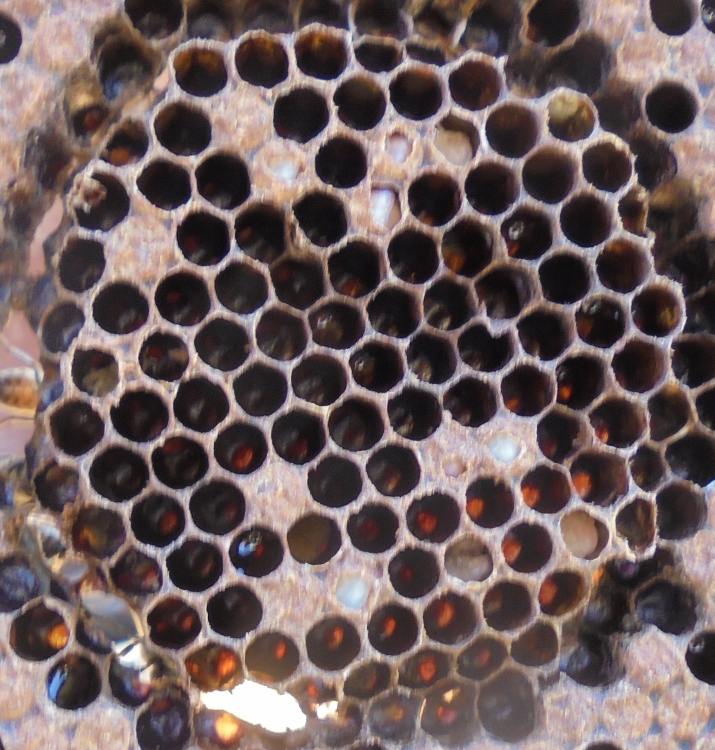
#> input picture Circular_Crop/Data/photos/1.jpg, 2143 x 2250 px (shown at 1/3 size); its folder holds only this picture in this run
$ jupyter execute --allow-errors Comb_Image_Pipeline.ipynb   (shell and % lines are left out)
#> lines starting #> are read from the running program, lines starting #| are printed output that depends on the picture; after the words box and inside, x2 and y2 are one past the last pixel; in counts of white or black regions, pixels touching at a corner belong together
[cell 1]
#Loading libraries
import os
import pickle

import numpy as np
import pandas as pd
import matplotlib.pyplot as plt

import cv2
import staintools
import colorcorrect.algorithm as cca
from colorcorrect.util import from_pil, to_pil
from PIL import Image

[cell 2]
#define function saving and loading pickle
def save_obj(obj, dir_save, file_name ):
    if not os.path.exists(dir_save):
        os.mkdir(dir_save)

    with open(os.path.join(dir_save, file_name + '.pckl'), 'wb') as f:
        pickle.dump(obj, f, pickle.HIGHEST_PROTOCOL)

def load_obj(dir_save, file_name):
    if os.path.exists(os.path.join(dir_save, file_name + '.pckl')):

        with open(os.path.join(dir_save, file_name + '.pckl'), 'rb') as f:
            return pickle.load(f)
    return None

[cell 3]
# setting paths
path = os.getcwd()

experiment = 'Circular_Crop' #name of folder of the experiment. Used 'Circular_Crop', 'DeepBee', 'Internal_Crop'
data_folder = 'Data'
result_folder = 'Results'

root_path = os.path.join(path,experiment)

data_path = os.path.join(root_path,data_folder)
photo_path = os.path.join(root_path,data_folder,'photos')

result_path = os.path.join(root_path,result_folder)

if not os.path.exists(os.path.join(result_path,'resized')):
    os.mkdir(os.path.join(result_path,'resized'))


result_path_objs = os.path.join(result_path, 'objs')
if not os.path.exists(result_path_objs):
    os.mkdir(result_path_objs)
unique_Labels_List = os.listdir(data_path)


data_dir = data_path
os.listdir(root_path)

[cell 4]
# Set Params of Pipeline
normalization = 'ACE' #methods available 'ACE', 'MACENKO', 'VAHADANE'
resize = 0.1 #for experiment Crop = 0.1, for DeepBee = 0.5
thresholding = 'OTSU' #methods available 'OTSU', 'ADAPTIVE_MEAN', 'ADAPTIVE_GAUSSIAN'
min_Radius = 1 #set values for circle detection
max_Radius = 27 #set values for circle detection
blocksize = 7 #only adaptive thresholding
constant = 26 #only adaptive thresholding

[cell 5]
###########################Circle Detection function + correlation#######################
def thresholding_Hough_correl(norm_dict, thresholding, min_Radius=1, max_Radius = 27, blocksize = 11 , constant = 0):

    res_img_dict = {}
    circle_dict = {}
    masked_img_dict = {}
    img_area_dict = {}
    circle_folder = 'Circle_Detection'
    circle_result_path = os.path.join(result_path, circle_folder)
    maxRadius_correl_dict = {}

    if (min_Radius >= max_Radius):
        correl = 0
    else:
        n_tot_cells = 110

        print("working on thresholding method = "+ thresholding + ", blocksize = "+  str(blocksize) + " - C = "+ str(constant) + "\n"+
            " - Hough minR = "+ str(min_Radius) + ", maxR = "+ str(max_Radius))

        for key in norm_dict.keys():
            #####################################Circle Detection######################################
            #RGB2Gray conversion
            gray = cv2.cvtColor(norm_dict[key], cv2.COLOR_BGR2GRAY)

            #Thresholding
            if thresholding == 'ADAPTIVE_MEAN':
        #        th = cv2.adaptiveThreshold(gray,255,cv2.ADAPTIVE_THRESH_MEAN_C, cv2.THRESH_BINARY,11,np.mean(norm_dict[key])*0.01)
                th = cv2.adaptiveThreshold(gray,255,cv2.ADAPTIVE_THRESH_MEAN_C, cv2.THRESH_BINARY,blocksize,constant)
            elif thresholding == 'ADAPTIVE_GAUSSIAN':
                th = cv2.adaptiveThreshold(gray,255,cv2.ADAPTIVE_THRESH_GAUSSIAN_C, cv2.THRESH_BINARY,blocksize,constant)
            elif thresholding == 'OTSU':
                ret,th = cv2.threshold(gray,0,255,cv2.THRESH_BINARY+cv2.THRESH_OTSU)
            else:
                print('continue')
                continue

            res_img_dict[key] = th

            #Save inverted Otsu's mask
            inverted_img = 255-th
            path_to_Otsu_img = os.path.join(circle_result_path, 'Mask', key)
            plt.imsave(path_to_Otsu_img, inverted_img, cmap = 'gray')

            #Hough Circle Detection on Mask

            circles = cv2.HoughCircles(inverted_img,cv2.HOUGH_GRADIENT,1, 10,
                                    param1=25,param2=15,minRadius=min_Radius,maxRadius=max_Radius)

            if circles is not None:
                circles = np.uint16(np.around(circles))

                circle_dict[key] = circles

                #Draw Circle on mask
                input_mask = path_to_Otsu_img
                img_test = cv2.imread(input_mask)

                # ensure at least some circles were found
                # convert the (x, y) coordinates and radius of the circles to integers
                circles = np.round(circles[0, :]).astype("int")


                # loop over the (x, y) coordinates and radius of the circles
                for (x, y, r) in circles:
                    # draw the circle in the output image, then draw a rectangle
                    # corresponding to the center of the circle
                    cv2.circle(img_test, (x, y), r, (255, 0, 0), 2)

                circled_img = img_test

                #Save Circled Image
                path_to_result_img = os.path.join(circle_result_path, 'Circled_Img', key)
                plt.imsave(path_to_result_img, circled_img, cmap = 'gray')

                #Measure Cells count
                n_empty_cells = len(circles)
                if experiment == 'Circular_Crop':
                    n_t24 = n_tot_cells - n_empty_cells
                else:
                    n_t24 = n_empty_cells
 #               print(n_t24)
            else:
 #               print('no circles found')
                n_t24 = None

            img_area_dict[key] = n_t24


        img_area_dict.keys()

        # EXPORT COUNTS to dataframe where img name is the index
        img_area_df = pd.DataFrame.from_dict(img_area_dict, orient = 'index')

        # IMPORT MANUAL COUNTS
        df = pd.read_csv(os.path.join(data_path,'Correl.csv'), sep = '\t')

        #dataframe where img name is the index
        df.index = df['foto']

        print("merging the dataframes")
        # merge the two dataframe
        df_merge = pd.merge(df, img_area_df, left_index= True, right_index= True, how = 'inner')
        print(df_merge.shape)

        df_merge.columns = ('foto', 'manual', 'auto')
        df_merge = df_merge.dropna()
        if df_merge.shape[0]>3:
            r = np.corrcoef(df_merge["manual"].astype('int'), df_merge["auto"].astype('int'))
            correl = r[0,1]
            if not np.isfinite(correl):
                print("correl is nan...")
                correl = 0
        else:
            correl = 0
    return correl

[cell 6]
######################## Import Images ###############################à
img_dict = load_obj(dir_save=result_path_objs, file_name='img_dict')

if img_dict ==None:
    img_dict = load_obj(result_path_objs, 'img_dict')

    if img_dict ==None:
        img_dict = {}
        for filename in os.listdir(photo_path):
            path_to_image = os.path.join(photo_path, filename)
            image = cv2.imread(path_to_image)
#> image is the input picture: shape (2250, 2143, 3); mean B, G, R 93.2, 93.3, 109.6
            img_dict[filename] = image

    save_obj(dir_save=result_path_objs, file_name='img_dict', obj = img_dict)


print(img_dict.keys())
#| dict_keys(['1.jpg'])

[cell 7]
#########################Normalization######################
normalization == 'ACE'

if not os.path.exists(os.path.join(result_path,'gaussian_filter')):
    os.mkdir(os.path.join(result_path,'gaussian_filter'))

dir_smooth = os.path.join(result_path,'gaussian_filter')

if not os.path.exists(os.path.join(result_path,'Circle_Detection')):
    os.mkdir(os.path.join(result_path,'Circle_Detection'))
    os.mkdir(os.path.join(result_path,'Circle_Detection','Mask'))
    os.mkdir(os.path.join(result_path,'Circle_Detection','Circled_Img'))
    os.mkdir(os.path.join(result_path,'Circle_Detection','Masked_Circle_Img'))

if not os.path.exists(os.path.join(result_path,normalization + '_normalized')):
    os.mkdir(os.path.join(result_path,normalization + '_normalized'))

[cell 8]
#########################Normalization######################
norm_dict = {}
target_path = os.path.join(data_path,'target_norm/DSC00037.JPG')

for key in img_dict.keys():
    print(key)
#| 1.jpg

    path_to_result_img = os.path.join(dir_smooth, key)

    #Filtering
    if os.path.exists(path_to_result_img):
        print(key + " after gaussian exists: I'm reading it")
#| 1.jpg after gaussian exists: I'm reading it
        gauss_img = cv2.imread(path_to_result_img)
    else:
        print(key + " after gaussian does not exist: I'm creating it")
        mf_img = cv2.medianBlur(img_dict[key], 5)     #median filter
        gauss_img = cv2.GaussianBlur(mf_img, (3,3), 5) # 3x3 gaussian blur
        plt.imsave(path_to_result_img, gauss_img)

    if normalization == 'vahadane':
        if not os.path.exists( os.path.join(result_path, normalization + '_normalized', key)):
            #Sample target img for normalization
            target = cv2.imread(target_path)
            to_transform = gauss_img

            #Stain normalization
            normalizer = staintools.StainNormalizer(method='vahadane') #method 'macenko' as alternative
            normalizer.fit(target)
            transformed = normalizer.transform(to_transform)

            #Save img to dict and to result folder
            norm_dict[key] = transformed
            path_to_result_img = os.path.join(result_path, normalization + '_normalized', key)
            plt.imsave(path_to_result_img, transformed)
        else:
            print("already normalized")

    elif normalization == 'macenko':
        if not os.path.exists(os.path.join(result_path, normalization + '_normalized', key)):
            #Sample target img for normalization
            target = cv2.imread(target_path)
            to_transform = gauss_img

            #Stain normalization
            normalizer = staintools.StainNormalizer(method='macenko') #method 'vahadane' as alternative
            normalizer.fit(target)
            transformed = normalizer.transform(to_transform)

            #Save img to dict and to result folder
            norm_dict[key] = transformed
            path_to_result_img = os.path.join(result_path, normalization + '_normalized', key)
            plt.imsave(path_to_result_img, transformed)
        else:
            print("already normalized")

    elif normalization == 'ACE':
        if not os.path.exists( os.path.join(result_path, normalization + '_normalized', key)):
            to_transform = Image.open(os.path.join(dir_smooth, key))
            #ACE normalization and Save img to result folder
            path_to_result_img = os.path.join(result_path, normalization + '_normalized', key)

            to_pil(cca.automatic_color_equalization(from_pil(to_transform))).save(path_to_result_img)
        else:
            print("already normalized")

    else:
        continue

[cell 9]
############# Resizing while extracting train and test images ############
from random import random

struct_load = load_obj(dir_save = result_path_objs, file_name = 'all_norm_dicts')

if struct_load == None:
    if normalization == '':
        norm_path = dir_smooth
    else:
        norm_path = os.path.join(result_path, normalization+'_normalized')

    norm_dict = {}
    norm_dict_train = {}
    idx_train = []
    norm_dict_test = {}
    num_train = 50
    count = 0
    idx = 0
    for filename in img_dict.keys():
        path_to_image = os.path.join(norm_path, filename)
        print(path_to_image)
#| Circular_Crop/Results/ACE_normalized/1.jpg

        image = cv2.imread(path_to_image)

        scale_percent = resize # percent of original size
        width = int(image.shape[1] * scale_percent)
#> width = 214
        height = int(image.shape[0] * scale_percent)
#> height = 225
        dim = (width, height)
#> dim = (214, 225)
        # resize image
        resized = cv2.resize(image, dim, interpolation = cv2.INTER_AREA)
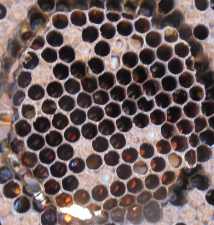
#> resized: shape (225, 214, 3); mean B, G, R 93.2, 93.3, 109.6

        norm_dict[filename] = resized
        if (random()>0.5) & (count < num_train):
            norm_dict_train[filename] = resized
            idx_train.append(idx)
            count = count+1
        else:
            norm_dict_test[filename] = resized

        #Save img to dict and to result folder
        path_to_result_img = os.path.join(result_path, 'resized', filename)
        plt.imsave(path_to_result_img, resized)
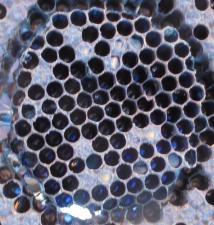
#> saved as 1.jpg: shape (225, 214, 3); mean R, G, B 93.2, 93.3, 109.6
        idx = idx+1
else:
    norm_dict = struct_load[0]
    norm_dict_test = struct_load[1]
    norm_dict_train = struct_load[2]

[cell 10]
print(norm_dict.keys())
#| dict_keys(['1.jpg'])

[cell 11]
print(norm_dict_test.keys())

[cell 12]
print(norm_dict_train.keys())
#| dict_keys(['1.jpg'])

[cell 13]
################################################### GRID SEARCH #####################################

[cell 14]
############### OTSU MAX RADIUS PARAM SEARCH ##################

[cell 15]
thresholding ='OTSU'
minR= 1
maxR= 25
blocksize = 0
constant = 0
norm_dict = norm_dict_train
#> norm_dict = 1 item

#> (the rest of this cell did not finish here and is left out)

#> in thresholding_Hough_correl, `gray = cv2.cvtColor(norm_dict[key], cv2.COLOR_BGR2GRAY)`:
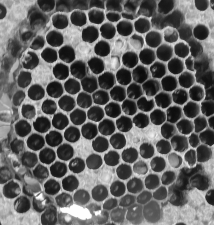
#> gray: shape (225, 214); min 10, max 255, mean 98.2
#> in thresholding_Hough_correl, `ret,th = cv2.threshold(gray,0,255,cv2.THRESH_BINARY+cv2.THRESH_OTSU)`:
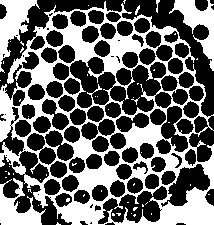
#> th: shape (225, 214); 40.1% white; 54 white regions (48 under 20 px), largest, box (x1, y1, x2, y2) and area: (0, 1, 214, 225) 15805, (0, 0, 40, 73) 1176, (169, 0, 214, 71) 1114, (0, 178, 46, 225) 986, (156, 0, 160, 13) 26, (135, 5, 140, 15) 24
#> in thresholding_Hough_correl, `ret,th = cv2.threshold(gray,0,255,cv2.THRESH_BINARY+cv2.THRESH_OTSU)`: ret = 109
#> in thresholding_Hough_correl, `plt.imsave(path_to_Otsu_img, inverted_img, cmap = 'gray')`:
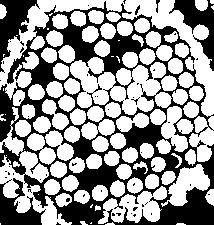
#> saved as 1.jpg: shape (225, 214, 3); min 0, max 255, mean 151.9
#> in thresholding_Hough_correl, `circles = cv2.HoughCircles(inverted_img,cv2.HOUGH_GRADIENT,1, 10, para..`: circles = 100 rows, first 8: [25.5, 128.5, 24.4], [74.5, 87.5, 24.4], [53.5, 183.5, 23.3], [66.5, 99.5, 24.4], [21.5, 77.5, 9.6], [105.5, 80.5, 9.6], [99.5, 143.5, 8.2], [29.5, 164.5, 21]
#> in thresholding_Hough_correl, `circles = np.uint16(np.around(circles))`: circles = 100 rows, first 8: [26, 128, 24], [74, 88, 24], [54, 184, 23], [66, 100, 24], [22, 78, 10], [106, 80, 10], [100, 144, 8], [30, 164, 21]
#> the loop in thresholding_Hough_correl, `for (x, y, r) in circles:` made 100 passes
#> (x, y, r) on passes 1 to 12: (26, 128, 24), (74, 88, 24), (54, 184, 23), (66, 100, 24), (22, 78, 10), (106, 80, 10), (100, 144, 8), (30, 164, 21), (102, 48, 7), (30, 192, 14), (58, 168, 10), (90, 36, 10)
#> after the loop in thresholding_Hough_correl, `for (x, y, r) in circles:`:
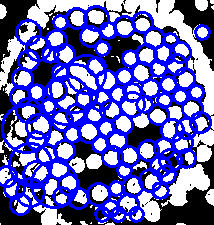
#> img_test: shape (225, 214, 3); mean B, G, R 188.7, 107.3, 107.3
#> in thresholding_Hough_correl, `plt.imsave(path_to_result_img, circled_img, cmap = 'gray')`:
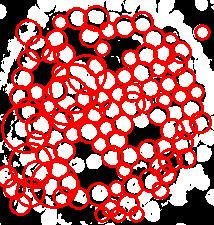
#> saved as 1.jpg: shape (225, 214, 3); mean R, G, B 180.2, 109, 108.6
#> in thresholding_Hough_correl, `n_empty_cells = len(circles)`: n_empty_cells = 100
#> in thresholding_Hough_correl, `n_t24 = n_tot_cells - n_empty_cells`: n_t24 = 10
#> in thresholding_Hough_correl, `img_area_df = pd.DataFrame.from_dict(img_area_dict, orient = 'index')`: img_area_df = table of 1 rows and 1 columns
print(correl)

[cell 16]
file_name = 'maxR_OTSU_correl_dict'

struct_load =  load_obj(dir_save = result_path_objs, file_name = file_name)

#> (the rest of this cell did not finish here and is left out)

        key = 'maxRadius' + str(maxR)
        OTSU_correl_dict[maxR] = correl

    plt.bar(list(range(minv,maxv,stepv)), OTSU_correl_dict.values(), color='b')
    #plt.title('OTSU MAX RADIUS CORRELATION')
    plt.xlabel('Maximum Radius')
    plt.ylabel('Correlation')
    plt.savefig(os.path.join(result_path, 'OTSU_maxRadius_plot.pdf'))
    plt.show()


    print("all correlation Values ")
    for k, v in OTSU_correl_dict.items(): print(k, v)

    # get key with max value
    best_maxRadius = max(OTSU_correl_dict, key=OTSU_correl_dict.get)


    print("best correlation = "+str(OTSU_correl_dict[best_maxRadius])+" at Radius =" + str(best_maxRadius))

    save_obj(obj = (OTSU_correl_dict, best_maxRadius), dir_save = result_path_objs, file_name = 'maxR_OTSU_correl_dict')

else:
    OTSU_correl_dict = struct_load[0]
    best_maxRadius = struct_load[1]

[cell 17]
file_name = 'minR_OTSU_correl_dict'

struct_load =  load_obj(dir_save = result_path_objs, file_name = file_name)


#> (the rest of this cell did not finish here and is left out)

#> (a cell that did not finish here is left out)

[cell 19]
##################### TWO PARAM OTSU GRID PARAM SEARCH ######################À

[cell 20]
struct_load = load_obj(dir_save = result_path_objs, file_name = 'twoWay_OTSU_correl_dict')
maxv = 75
#> (the rest of this cell did not finish here and is left out)

#> `correl = thresholding_Hough_correl(norm_dict_train,'OTSU',min_Radius,m..`: correl = 0
#> `df_otsu[idx_minR, idx_maxR] = correl`: df_otsu: shape (75, 75) float64; every value is 0
            key = (min_Radius,max_Radius)
            two_param_OTSU_correl_dict[key] = correl
            df_otsu[idx_minR, idx_maxR] = correl

    # get key with max value
    (best_minR_twoWay, best_maxR_twoWay) = max(two_param_OTSU_correl_dict, key=two_param_OTSU_correl_dict.get)

    print("best correlation = "+str(two_param_OTSU_correl_dict[(best_minR_twoWay, best_maxR_twoWay)])+" at Radiuses =" + str((best_minR_twoWay, best_maxR_twoWay)))
    save_obj( obj = (two_param_OTSU_correl_dict, df_otsu, best_minR_twoWay, best_maxR_twoWay), dir_save = result_path_objs, file_name = 'twoWay_OTSU_correl_dict')
else:
    two_param_OTSU_correl_dict = struct_load[0]
    df_otsu = struct_load[1]
#    (best_minR_twoWay, best_maxR_twoWay) = max(df_otsu, key=df_otsu.get)
    best_minR_twoWay = struct_load[2]
    best_maxR_twoWay = struct_load[3]

print('\n'+'correlation on train images with best params from 2d grid search:' +str(df_otsu[best_minR_twoWay-1,best_maxR_twoWay-1]))
#################### OTSU CORRELATION ON TEST IMAGES WITH BEST PARAMS #########################################

correl = thresholding_Hough_correl(norm_dict_test,thresholding = thresholding,min_Radius = best_minR_twoWay, max_Radius=best_maxR_twoWay)

print("correlation on test images with best params from 2D grid search: minR = "+str(best_minR_twoWay)+" - maxR = "+ str(best_maxR_twoWay) + " = " + str(correl))

#> (a cell that did not finish here is left out)

#> (a cell that did not finish here is left out)

[cell 23]
fig, ax_bar = plt.subplots(4,1, figsize=(8,32))

#> (the rest of this cell did not finish here and is left out)

[cell 24]
from matplotlib import cm
from matplotlib.ticker import LinearLocator


fig, ax = plt.subplots(subplot_kw={"projection": "3d"}, figsize=(8,8))

# Make data.
maxMinR = 14
maxMaxR = 40
Y = np.arange(1,maxMinR, 1)
X = np.arange(1,maxMaxR, 1)
X, Y = np.meshgrid(X, Y)
df_otsu[np.where(np.isnan(df_otsu))] = 0
Z = df_otsu[np.arange(0,maxMinR-1,1),:]
Z = Z[:, np.arange(0,maxMaxR-1,1)]

print(X.shape, Y.shape, Z.shape)
#| (13, 39) (13, 39) (13, 39)

# Plot the surface.
surf = ax.plot_surface(X, Y, Z, cmap=cm.coolwarm,linewidth=0, antialiased=False)

# Customize the z axis.
ax.set_zlim(-1.00, 1.00)
#ax.zaxis.set_major_locator(LinearLocator(0))
# A StrMethodFormatter is used automatically
#ax.zaxis.set_major_formatter('{x:.02f}')
ax.set_xlabel('max Radius')
ax.set_ylabel('min Radius')
#ax.view_init(20, +30)
ax.view_init(30, +45)
#ax.set_title('OTSU MIN MAX RADIUS CORRELATION')

# Add a color bar which maps values to colors.
fig.colorbar(surf, shrink=0.5, aspect=5)
plt.savefig(os.path.join(result_path, 'OTSU_minMaxRadius_surface.pdf'))
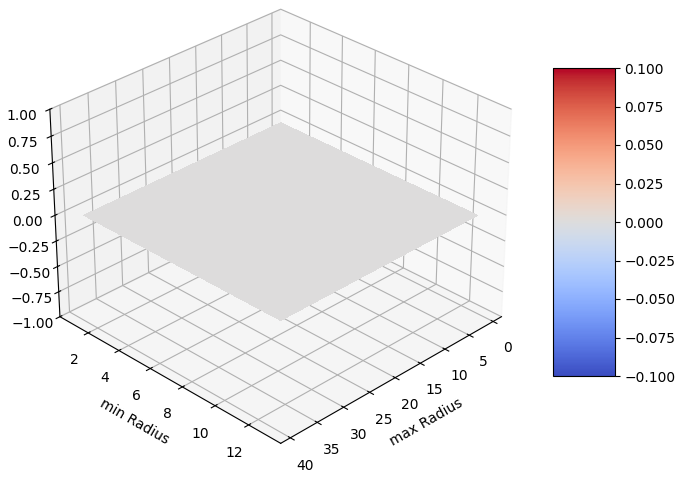
#> figure drawn by matplotlib, 2 panels

plt.show()

[cell 25]
print(df_otsu)
#> (printed output is left out)

$ run again, on Circular_Crop/Data/photos/10.jpg
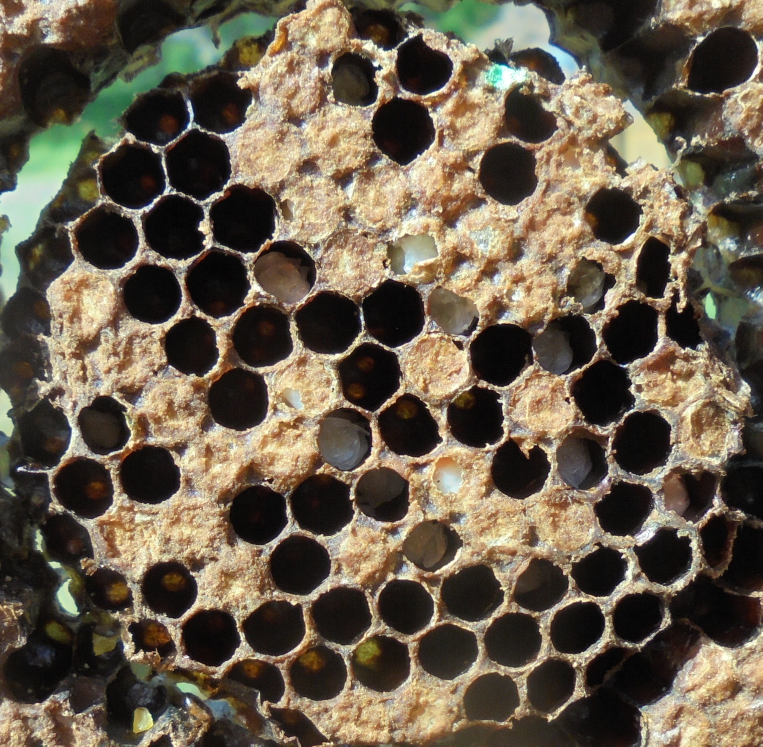
#> input picture Circular_Crop/Data/photos/10.jpg, 2287 x 2239 px (shown at 1/3 size)
#> image is the input picture: shape (2239, 2287, 3); mean B, G, R 76.2, 93.1, 104.6
#| dict_keys(['10.jpg'])
#| 10.jpg
#| 10.jpg after gaussian exists: I'm reading it
#| Circular_Crop/Results/ACE_normalized/10.jpg
#| dict_keys(['10.jpg'])
#| dict_keys(['10.jpg'])
#> norm_dict = 1 item
#> in thresholding_Hough_correl, `ret,th = cv2.threshold(gray,0,255,cv2.THRESH_BINARY+cv2.THRESH_OTSU)`:
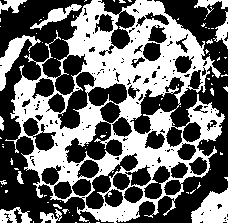
#> th: shape (223, 228); 42.3% white; 81 white regions (66 under 20 px), largest, box (x1, y1, x2, y2) and area: (5, 0, 225, 223) 18076, (191, 188, 228, 223) 876, (0, 35, 41, 91) 658
#> ret = 104
#> in thresholding_Hough_correl, `circles = cv2.HoughCircles(inverted_img,cv2.HOUGH_GRADIENT,1, 10, para..`: circles = 48 rows, first 8: [166.5, 78.5, 22.2], [190.5, 131.5, 9.4], [98.5, 96.5, 10.3], [142.5, 123.5, 9.6], [197.5, 164.5, 11.8], [63.5, 190.5, 9.6], [83.5, 187.5, 9.6], [110.5, 112.5, 9.6]
#> in thresholding_Hough_correl, `circles = np.uint16(np.around(circles))`: circles = 48 rows, first 8: [166, 78, 22], [190, 132, 9], [98, 96, 10], [142, 124, 10], [198, 164, 12], [64, 190, 10], [84, 188, 10], [110, 112, 10]
#> the loop in thresholding_Hough_correl, `for (x, y, r) in circles:` made 48 passes
#> in thresholding_Hough_correl, `plt.imsave(path_to_result_img, circled_img, cmap = 'gray')`:
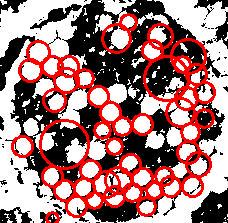
#> saved as 10.jpg: shape (223, 228, 3); mean R, G, B 162.7, 125.4, 125.3
#> n_empty_cells = 48
#> n_t24 = 62
#> img_area_df = table of 1 rows and 1 columns
#> correl = 0
#> df_otsu: shape (75, 75) float64; every value is 0
#| (13, 39) (13, 39) (13, 39)
#> (printed output is left out)
